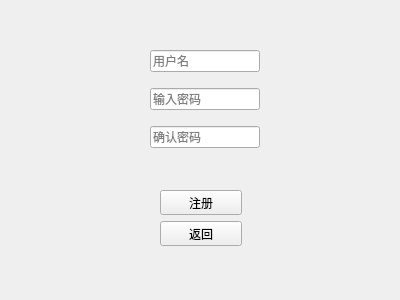
<?xml version="1.0" encoding="UTF-8"?>
<ui version="4.0">
 <class>SignupWidget</class>
 <widget class="QWidget" name="SignupWidget">
  <property name="geometry">
   <rect>
    <x>0</x>
    <y>0</y>
    <width>400</width>
    <height>300</height>
   </rect>
  </property>
  <property name="minimumSize">
   <size>
    <width>400</width>
    <height>300</height>
   </size>
  </property>
  <property name="maximumSize">
   <size>
    <width>400</width>
    <height>300</height>
   </size>
  </property>
  <property name="windowTitle">
   <string>注册</string>
  </property>
  <property name="windowIcon">
   <iconset resource="../res.qrc">
    <normaloff>:/icon.png</normaloff>:/icon.png</iconset>
  </property>
  <widget class="QWidget" name="layoutWidget">
   <property name="geometry">
    <rect>
     <x>160</x>
     <y>190</y>
     <width>82</width>
     <height>56</height>
    </rect>
   </property>
   <layout class="QVBoxLayout" name="verticalLayout_2">
    <item>
     <widget class="QPushButton" name="pushButtonSignup">
      <property name="text">
       <string>注册</string>
      </property>
     </widget>
    </item>
    <item>
     <widget class="QPushButton" name="pushButtonBack">
      <property name="text">
       <string>返回</string>
      </property>
     </widget>
    </item>
   </layout>
  </widget>
  <widget class="QWidget" name="layoutWidget">
   <property name="geometry">
    <rect>
     <x>150</x>
     <y>50</y>
     <width>110</width>
     <height>98</height>
    </rect>
   </property>
   <layout class="QVBoxLayout" name="verticalLayout">
    <item>
     <widget class="QLineEdit" name="lineEditUserName">
      <property name="placeholderText">
       <string>用户名</string>
      </property>
     </widget>
    </item>
    <item>
     <spacer name="verticalSpacer">
      <property name="orientation">
       <enum>Qt::Vertical</enum>
      </property>
      <property name="sizeHint" stdset="0">
       <size>
        <width>20</width>
        <height>40</height>
       </size>
      </property>
     </spacer>
    </item>
    <item>
     <widget class="QLineEdit" name="lineEditPassword">
      <property name="echoMode">
       <enum>QLineEdit::Password</enum>
      </property>
      <property name="placeholderText">
       <string>输入密码</string>
      </property>
     </widget>
    </item>
    <item>
     <spacer name="verticalSpacer_2">
      <property name="orientation">
       <enum>Qt::Vertical</enum>
      </property>
      <property name="sizeHint" stdset="0">
       <size>
        <width>20</width>
        <height>40</height>
       </size>
      </property>
     </spacer>
    </item>
    <item>
     <widget class="QLineEdit" name="lineEditPasswordAgain">
      <property name="echoMode">
       <enum>QLineEdit::Password</enum>
      </property>
      <property name="placeholderText">
       <string>确认密码</string>
      </property>
     </widget>
    </item>
   </layout>
  </widget>
 </widget>
 <resources>
  <include location="../res.qrc"/>
 </resources>
 <connections>
  <connection>
   <sender>pushButtonBack</sender>
   <signal>clicked()</signal>
   <receiver>SignupWidget</receiver>
   <slot>close()</slot>
   <hints>
    <hint type="sourcelabel">
     <x>189</x>
     <y>261</y>
    </hint>
    <hint type="destinationlabel">
     <x>199</x>
     <y>149</y>
    </hint>
   </hints>
  </connection>
 </connections>
</ui>
